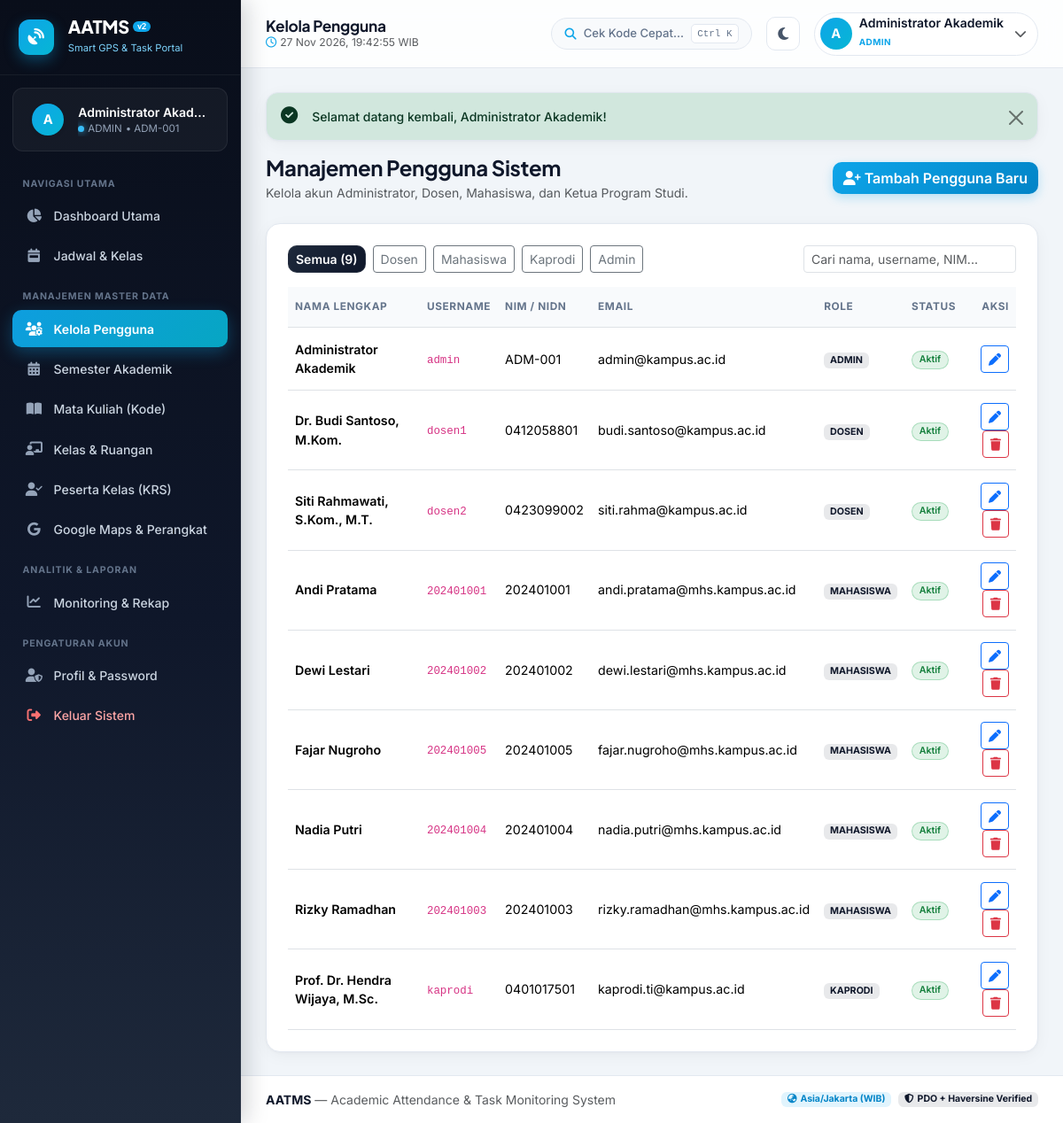
Page /public/admin/users.php (signed in) on the committed database.
### tables this page shows
CREATE TABLE `users` (
  `id` INT AUTO_INCREMENT PRIMARY KEY,
  `username` VARCHAR(50) NOT NULL UNIQUE,
  `password_hash` VARCHAR(255) NOT NULL,
  `full_name` VARCHAR(100) NOT NULL,
  `email` VARCHAR(100) NOT NULL UNIQUE,
  `role` ENUM('admin','dosen','mahasiswa','kaprodi') NOT NULL,
  `nim_nidn` VARCHAR(30) DEFAULT NULL,
  `is_active` TINYINT(1) NOT NULL DEFAULT 1,
  `created_at` TIMESTAMP NOT NULL DEFAULT CURRENT_TIMESTAMP
);

### includes/functions.php (called while the page is built, shortened)
<?php
function e(?string $str): string
{
    return htmlspecialchars((string)$str, ENT_QUOTES, 'UTF-8');
}
function getFlash(): ?array
{
    if (!empty($_SESSION['flash'])) {
        $flash = $_SESSION['flash'];
        return $flash;
    }
    return null;
}

### includes/auth.php (called while the page is built, shortened)
<?php
require_once __DIR__ . '/functions.php';
function isLoggedIn(): bool
{
    return !empty($_SESSION['user']) && !empty($_SESSION['user']['id']);
}
function currentUser(): ?array
{
    return $_SESSION['user'] ?? null;
}

### public/admin/users.php (the view, shortened to what this page needs)
<?php
require_once __DIR__ . '/../../includes/auth.php';
$pdo = getDB();
$pageTitle = 'Kelola Pengguna';
$roleFilter = $_GET['role'] ?? '';
if (in_array($roleFilter, ['admin', 'dosen', 'mahasiswa', 'kaprodi'], true)) {
    $stmt = $pdo->prepare("SELECT * FROM users WHERE role = ? ORDER BY role ASC, full_name ASC");
    $stmt->execute([$roleFilter]);
    $users = $stmt->fetchAll();
} else {
    $users = $pdo->query("SELECT * FROM users ORDER BY role ASC, full_name ASC")->fetchAll();
}
include __DIR__ . '/../../includes/header.php';
?>
<div class="d-flex flex-column flex-md-row justify-content-between align-items-md-center mb-4 gap-2">
    <div>
        <h4 class="fw-bold mb-1">Manajemen Pengguna Sistem</h4>
        <p class="text-muted small mb-0">Kelola akun Administrator, Dosen, Mahasiswa, dan Ketua Program Studi.</p>
    </div>
    <button type="button" class="btn btn-sky" data-bs-toggle="modal" data-bs-target="#addUserModal">
        <i class="fa-solid fa-user-plus me-1"></i>Tambah Pengguna Baru
    </button>
</div>
<div class="card-custom p-3 p-md-4">
    <div class="d-flex flex-wrap justify-content-between align-items-center gap-2 mb-3">
        <div class="d-flex flex-wrap gap-2">
            <a href="users.php" class="btn btn-sm <?= $roleFilter === '' ? 'btn-navy' : 'btn-outline-secondary' ?>">Semua (<?= count($users) ?>)</a>
            <a href="users.php?role=dosen" class="btn btn-sm <?= $roleFilter === 'dosen' ? 'btn-navy' : 'btn-outline-secondary' ?>">Dosen</a>
            <a href="users.php?role=mahasiswa" class="btn btn-sm <?= $roleFilter === 'mahasiswa' ? 'btn-navy' : 'btn-outline-secondary' ?>">Mahasiswa</a>
            <a href="users.php?role=kaprodi" class="btn btn-sm <?= $roleFilter === 'kaprodi' ? 'btn-navy' : 'btn-outline-secondary' ?>">Kaprodi</a>
            <a href="users.php?role=admin" class="btn btn-sm <?= $roleFilter === 'admin' ? 'btn-navy' : 'btn-outline-secondary' ?>">Admin</a>
        </div>
        <input type="text" class="form-control form-control-sm" style="max-width: 240px;" placeholder="Cari nama, username, NIM..." data-table-search="#adminUsersTable">
    </div>
    <div class="table-responsive">
        <table class="table table-hover align-middle mb-0" id="adminUsersTable">
            <thead>
                <tr>
                    <th>Nama Lengkap</th>
                    <th>Username</th>
                    <th>NIM / NIDN</th>
                    <th>Email</th>
                    <th>Role</th>
                    <th>Status</th>
                    <th class="text-end">Aksi</th>
                </tr>
            </thead>
            <tbody>
                <?php foreach ($users as $u): ?>
                    <tr>
                        <td class="fw-semibold"><?= e($u['full_name']) ?></td>
                        <td><code><?= e($u['username']) ?></code></td>
                        <td><?= e($u['nim_nidn'] ?? '-') ?></td>
                        <td class="small"><?= e($u['email']) ?></td>
                        <td><span class="badge bg-navy-soft text-uppercase"><?= e($u['role']) ?></span></td>
                        <td>
                            <?php if ((int)$u['is_active'] === 1): ?>
                                <span class="badge badge-status-green">Aktif</span>
                            <?php else: ?>
                                <span class="badge badge-status-red">Nonaktif</span>
                            <?php endif; ?>
                        </td>
                        <td class="text-end">
                            <button type="button" class="btn btn-sm btn-outline-primary btn-edit-user"
                                data-id="<?= (int)$u['id'] ?>"
                                data-username="<?= e($u['username']) ?>"
                                data-fullname="<?= e($u['full_name']) ?>"
                                data-email="<?= e($u['email']) ?>"
                                data-role="<?= e($u['role']) ?>"
                                data-nim="<?= e($u['nim_nidn'] ?? '') ?>"
                                data-active="<?= (int)$u['is_active'] ?>"
                                data-bs-toggle="modal" data-bs-target="#editUserModal">
                                <i class="fa-solid fa-pen"></i>
                            </button>
                            <?php if ((int)$u['id'] !== (int)currentUser()['id']): ?>
                                <form method="POST" action="" class="d-inline" onsubmit="return confirm('Hapus pengguna ini?');">
                                    <button type="submit" class="btn btn-sm btn-outline-danger">
                                        <i class="fa-solid fa-trash"></i>
                                    </button>
                                </form>
                            <?php endif; ?>
                        </td>
                    </tr>
                <?php endforeach; ?>
            </tbody>
        </table>
    </div>
</div>
<?php include __DIR__ . '/../../includes/footer.php'; ?>

### includes/header.php (shortened to what this page needs)
<?php
require_once __DIR__ . '/auth.php';
$user = currentUser();
$pageTitle = $pageTitle ?? APP_FULL_NAME;
$flash = getFlash();
?>
<!DOCTYPE html>
<html lang="id" data-theme="light">
<head>
    <link href="https://cdn.jsdelivr.net/npm/bootstrap@5.3.3/dist/css/bootstrap.min.css" rel="stylesheet">
    <link href="https://cdnjs.cloudflare.com/ajax/libs/font-awesome/6.5.1/css/all.min.css" rel="stylesheet">
    <link rel="stylesheet" href="https://unpkg.com/leaflet@1.9.4/dist/leaflet.css" />
    <link rel="stylesheet" href="<?= e(BASE_URL) ?>/assets/css/style.css">
</head>
<body>
<div class="app-wrapper">
    <?php if (isLoggedIn()): ?>
        <?php include __DIR__ . '/sidebar.php'; ?>
    <?php endif; ?>
    <div class="main-panel <?= isLoggedIn() ? '' : 'w-100 ms-0' ?>">
        <?php if (isLoggedIn()): ?>
        <header class="top-navbar d-print-none">
            <div class="d-flex align-items-center gap-3">
                <div>
                    <h5 class="mb-0 fw-bold page-heading-title"><?= e($pageTitle) ?></h5>
                    <div class="d-none d-sm-flex align-items-center gap-2 text-muted" style="font-size: 0.76rem;">
                        <span><i class="fa-regular fa-clock me-1 text-sky"></i><span id="liveWibClock"><?= e(formatDateTime(date('Y-m-d H:i:s'))) ?></span></span>
                    </div>
                </div>
            </div>
            <div class="d-flex align-items-center gap-2 gap-sm-3">
                <button type="button" class="btn btn-command-search d-flex align-items-center gap-2" data-bs-toggle="modal" data-bs-target="#quickLookupModal" title="Pencarian Cepat Kode Matkul / Tugas (Ctrl+K)">
                    <i class="fa-solid fa-magnifying-glass text-sky"></i>
                    <span class="d-none d-md-inline">Cek Kode Cepat...</span>
                    <kbd class="d-none d-lg-inline-block">Ctrl K</kbd>
                </button>
                <button type="button" class="btn btn-icon-soft" id="themeToggleBtn" title="Ganti Tema Terang / Gelap">
                    <i class="fa-solid fa-moon" id="themeToggleIcon"></i>
                </button>
                <div class="dropdown">
                    <button class="btn user-pill-btn d-flex align-items-center gap-2" type="button" data-bs-toggle="dropdown" aria-expanded="false">
                        <span class="avatar-circle bg-gradient-sky text-white fw-bold">
                            <?= e(strtoupper(substr($user['full_name'] ?? 'U', 0, 1))) ?>
                        </span>
                        <div class="text-start d-none d-md-block">
                            <div class="fw-semibold small lh-1 user-pill-name"><?= e($user['full_name'] ?? '') ?></div>
                            <span class="role-micro-tag text-uppercase"><?= e($user['role'] ?? '') ?></span>
                        </div>
                        <i class="fa-solid fa-chevron-down small text-muted ms-1 d-none d-sm-inline"></i>
                    </button>
                </div>
            </div>
        </header>
        <?php endif; ?>
        <main class="content-container">
            <?php if ($flash): ?>
                <div class="alert alert-<?= e($flash['type']) ?> modern-alert alert-dismissible fade show d-flex align-items-center gap-3" role="alert">
                    <div class="alert-icon-circle">
                        <i class="fa-solid <?= $flash['type'] === 'success' ? 'fa-circle-check' : ($flash['type'] === 'danger' ? 'fa-triangle-exclamation' : 'fa-circle-info') ?>"></i>
                    </div>
                    <div class="flex-grow-1 small fw-medium"><?= e($flash['message']) ?></div>
                    <button type="button" class="btn-close" data-bs-dismiss="alert" aria-label="Close"></button>
                </div>
            <?php endif; ?>

### includes/sidebar.php (shortened to what this page needs)
<?php
$user = currentUser();
$role = $user['role'] ?? '';
$currentUri = $_SERVER['REQUEST_URI'] ?? '';
function isNavActive(string $needle, string $currentUri): string
{
    return (strpos($currentUri, $needle) !== false) ? 'active' : '';
}
?>
<aside class="sidebar d-print-none" id="appSidebar">
    <div class="sidebar-brand">
        <a href="<?= e(BASE_URL) ?>/dashboard.php" class="d-flex align-items-center gap-3 text-decoration-none text-white">
            <div class="brand-icon">
                <i class="fa-solid fa-satellite-dish"></i>
            </div>
            <div>
                <div class="fw-extrabold tracking-tight fs-5 lh-1 d-flex align-items-center gap-1">
                    <?= e(APP_NAME) ?>
                    <span class="badge rounded-pill bg-sky" style="font-size: 0.58rem; padding: 0.2em 0.55em;">v2</span>
                </div>
                <small class="text-sky-light" style="font-size: 0.7rem;">Smart GPS & Task Portal</small>
            </div>
        </a>
    </div>
    <div class="sidebar-user">
        <div class="d-flex align-items-center gap-3">
            <div class="avatar-circle bg-gradient-sky text-white fw-bold shadow-sm">
                <?= e(strtoupper(substr($user['full_name'] ?? 'U', 0, 1))) ?>
            </div>
            <div class="overflow-hidden">
                <div class="fw-semibold text-white text-truncate small"><?= e($user['full_name'] ?? '') ?></div>
                <div class="text-slate-400 d-flex align-items-center gap-1" style="font-size: 0.72rem;">
                    <span class="live-dot-sky"></span>
                    <span><?= e(strtoupper($role)) ?></span>
                    <?= !empty($user['nim_nidn']) ? ' &bull; ' . e($user['nim_nidn']) : '' ?>
                </div>
            </div>
        </div>
    </div>
    <nav class="sidebar-nav">
        <div class="nav-section-title">NAVIGASI UTAMA</div>
        <a href="<?= e(BASE_URL) ?>/dashboard.php" class="nav-link-item <?= isNavActive('/dashboard.php', $currentUri) ?>">
            <i class="fa-solid fa-grid-2 fa-chart-pie"></i>
            <span>Dashboard Utama</span>
        </a>
        <a href="<?= e(BASE_URL) ?>/schedule.php" class="nav-link-item <?= isNavActive('/schedule.php', $currentUri) ?>">
            <i class="fa-solid fa-calendar-week"></i>
            <span>Jadwal & Kelas</span>
        </a>
        <?php if ($role === 'admin'): ?>
            <div class="nav-section-title">MANAJEMEN MASTER DATA</div>
            <a href="<?= e(BASE_URL) ?>/admin/users.php" class="nav-link-item <?= isNavActive('/admin/users.php', $currentUri) ?>">
                <i class="fa-solid fa-users-gear"></i>
                <span>Kelola Pengguna</span>
            </a>
            <a href="<?= e(BASE_URL) ?>/admin/semesters.php" class="nav-link-item <?= isNavActive('/admin/semesters.php', $currentUri) ?>">
                <i class="fa-solid fa-calendar-days"></i>
                <span>Semester Akademik</span>
            </a>
            <a href="<?= e(BASE_URL) ?>/admin/courses.php" class="nav-link-item <?= isNavActive('/admin/courses.php', $currentUri) ?>">
                <i class="fa-solid fa-book-open"></i>
                <span>Mata Kuliah (Kode)</span>
            </a>
            <a href="<?= e(BASE_URL) ?>/admin/classes.php" class="nav-link-item <?= isNavActive('/admin/classes.php', $currentUri) ?>">
                <i class="fa-solid fa-chalkboard-user"></i>
                <span>Kelas & Ruangan</span>
            </a>
            <a href="<?= e(BASE_URL) ?>/admin/enrollments.php" class="nav-link-item <?= isNavActive('/admin/enrollments.php', $currentUri) ?>">
                <i class="fa-solid fa-user-check"></i>
                <span>Peserta Kelas (KRS)</span>
            </a>
            <a href="<?= e(BASE_URL) ?>/admin/maps_settings.php" class="nav-link-item <?= isNavActive('/admin/maps_settings.php', $currentUri) ?>">
                <i class="fa-brands fa-google"></i>
                <span>Google Maps &amp; Perangkat</span>
            </a>
            <div class="nav-section-title">ANALITIK & LAPORAN</div>
            <a href="<?= e(BASE_URL) ?>/kaprodi/reports.php" class="nav-link-item <?= isNavActive('/kaprodi/reports.php', $currentUri) ?>">
                <i class="fa-solid fa-chart-line"></i>
                <span>Monitoring & Rekap</span>
            </a>
        <?php endif; ?>
        <div class="nav-section-title">PENGATURAN AKUN</div>
        <a href="<?= e(BASE_URL) ?>/profile.php" class="nav-link-item <?= isNavActive('/profile.php', $currentUri) ?>">
            <i class="fa-solid fa-user-shield"></i>
            <span>Profil & Password</span>
        </a>
        <a href="<?= e(BASE_URL) ?>/logout.php" class="nav-link-item text-danger-soft">
            <i class="fa-solid fa-right-from-bracket"></i>
            <span>Keluar Sistem</span>
        </a>
    </nav>
</aside>

### rows in the picture
users: full_name "A", full_name "Administrator Akad…", role "ADMIN", nim_nidn "ADM-001", full_name "Administrator Akademik", username "admin", email "admin@kampus.ac.id", is_active "Aktif"
users: full_name "Dr. Budi Santoso, M.Kom.", username "dosen1", nim_nidn "0412058801", email "budi.santoso@kampus.ac.id", role "DOSEN", is_active "Aktif"
users: full_name "Siti Rahmawati, S.Kom., M.T.", username "dosen2", nim_nidn "0423099002", email "siti.rahma@kampus.ac.id", role "DOSEN", is_active "Aktif"
users: full_name "Andi Pratama", username "202401001", nim_nidn "202401001", email "andi.pratama@mhs.kampus.ac.id", role "MAHASISWA", is_active "Aktif"
users: full_name "Dewi Lestari", username "202401002", nim_nidn "202401002", email "dewi.lestari@mhs.kampus.ac.id", role "MAHASISWA", is_active "Aktif"
users: full_name "Fajar Nugroho", username "202401005", nim_nidn "202401005", email "fajar.nugroho@mhs.kampus.ac.id", role "MAHASISWA", is_active "Aktif"
users: full_name "Nadia Putri", username "202401004", nim_nidn "202401004", email "nadia.putri@mhs.kampus.ac.id", role "MAHASISWA", is_active "Aktif"
users: full_name "Rizky Ramadhan", username "202401003", nim_nidn "202401003", email "rizky.ramadhan@mhs.kampus.ac.id", role "MAHASISWA", is_active "Aktif"
users: full_name "Prof. Dr. Hendra Wijaya, M.Sc.", username "kaprodi", nim_nidn "0401017501", email "kaprodi.ti@kampus.ac.id", role "KAPRODI", is_active "Aktif"

### other values in the picture
APP_NAME "AATMS"
$pageTitle "Kelola Pengguna"
$flash['message'] "Selamat datang kembali, Administrator Akademik!"
count($users) "9"
APP_FULL_NAME "Academic Attendance & Task Monitoring System"
